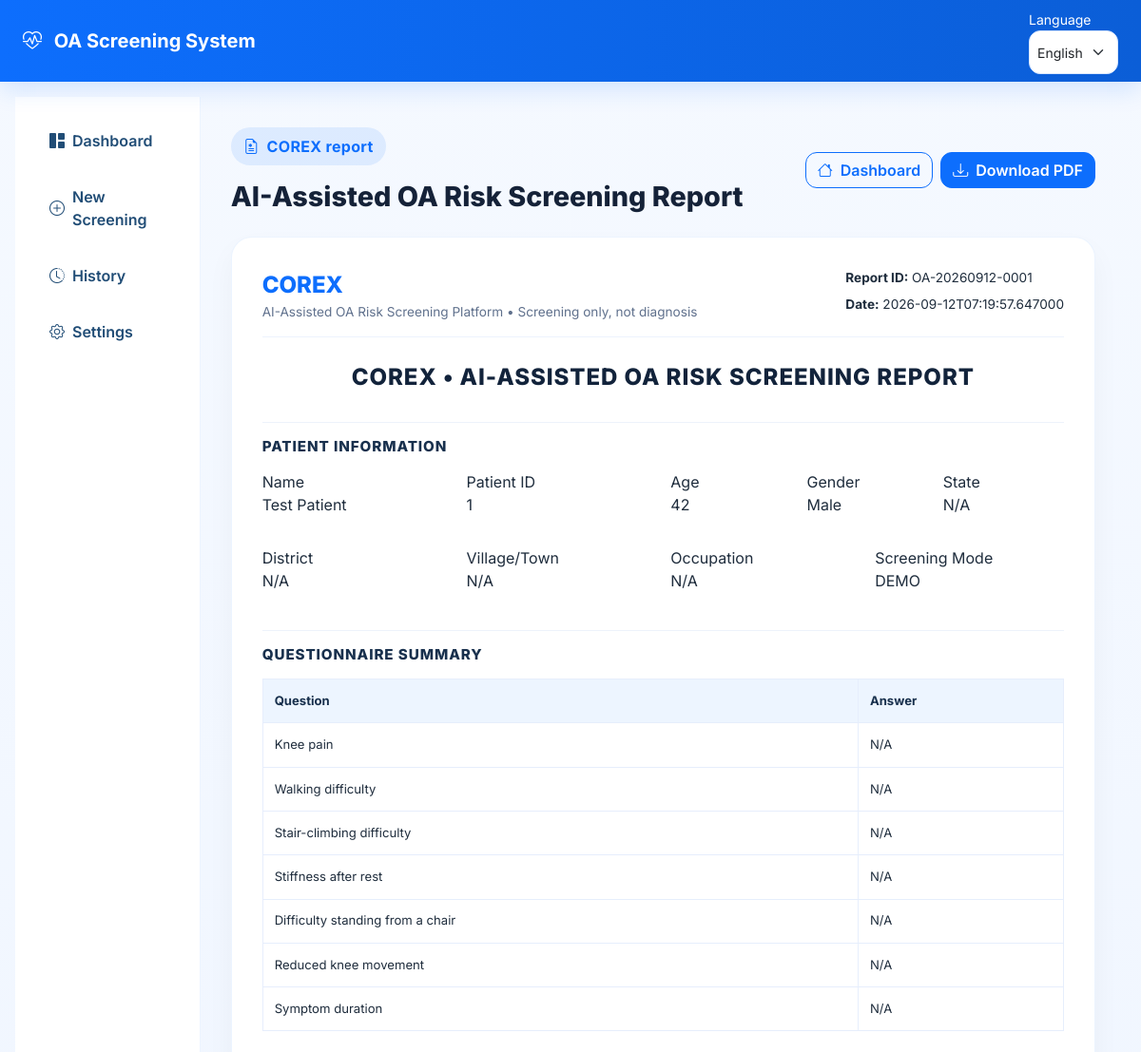
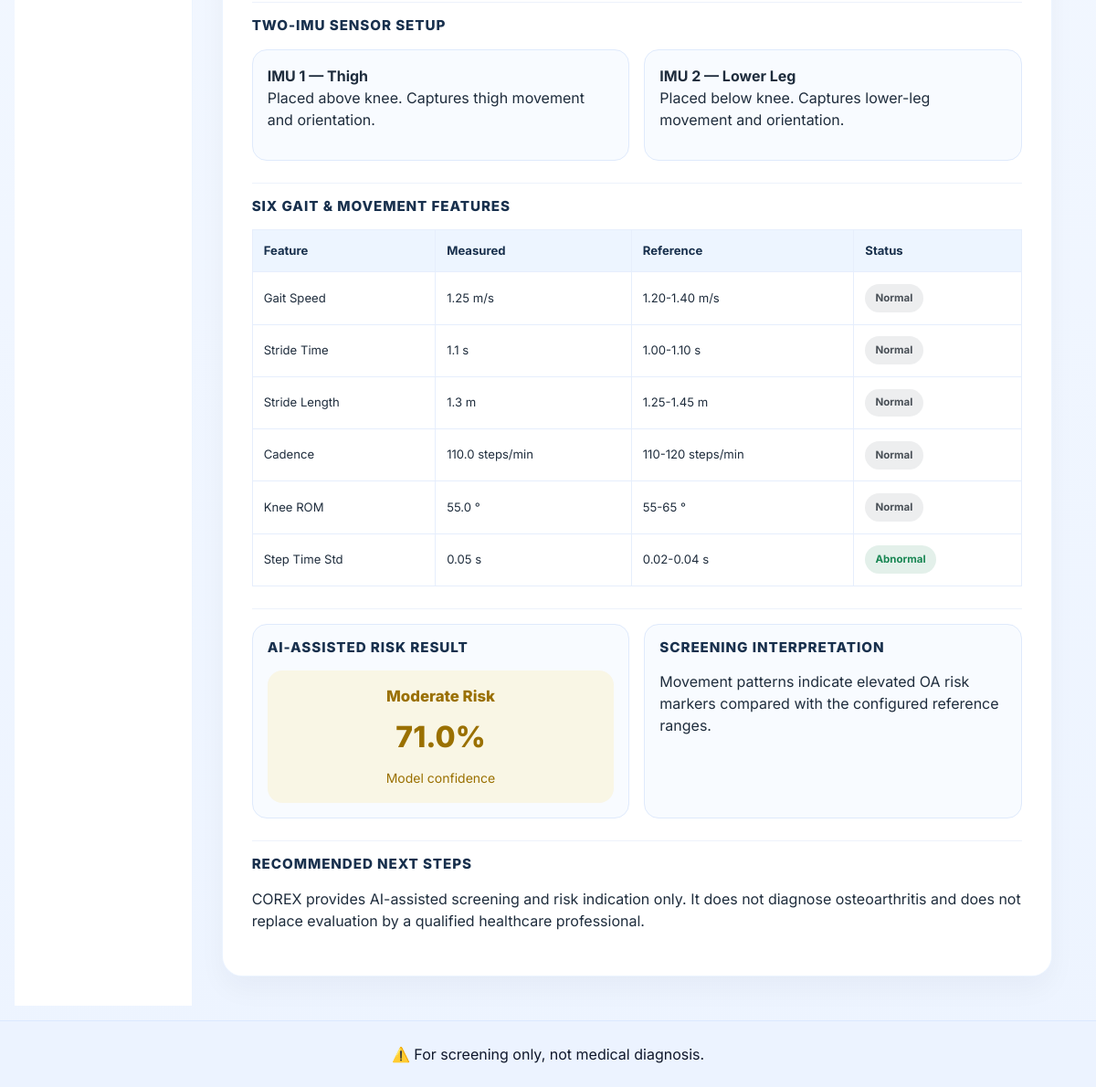
The page /report/ on the database its author committed (2 pictures, top to bottom).
### flask_app/models/report.py (models this page shows, shortened)
class Report(db.Model):
    __tablename__ = "reports"
    id = db.Column(db.Integer, primary_key=True)
    screening_id = db.Column(db.Integer, db.ForeignKey("screenings.id"), nullable=False, unique=True)
    report_id = db.Column(db.String(80), unique=True, nullable=False)
    pdf_path = db.Column(db.String(255), nullable=True)
    created_at = db.Column(db.DateTime, default=datetime.utcnow, nullable=False)
    screening = db.relationship("Screening", back_populates="report")

### flask_app/models/patient.py (models this page shows)
class Patient(db.Model):
    __tablename__ = "patients"
    id = db.Column(db.Integer, primary_key=True)
    name = db.Column(db.String(150), nullable=False)
    age = db.Column(db.Integer, nullable=True)
    gender = db.Column(db.String(50), nullable=True)
    phone = db.Column(db.String(50), nullable=True)
    email = db.Column(db.String(150), nullable=True)
    address = db.Column(db.Text, nullable=True)
    state = db.Column(db.String(100), nullable=True)
    district = db.Column(db.String(100), nullable=True)
    village_town = db.Column(db.String(100), nullable=True)
    occupation = db.Column(db.String(100), nullable=True)
    screening_date = db.Column(db.Date, nullable=True)
    screening_mode = db.Column(db.String(20), nullable=True)
    pain_level = db.Column(db.Integer, nullable=True)
    mobility = db.Column(db.String(80), nullable=True)
    medical_history = db.Column(db.Text, nullable=True)
    knee_pain = db.Column(db.String(20), nullable=True)
    walking_difficulty = db.Column(db.String(20), nullable=True)
    stair_climbing_difficulty = db.Column(db.String(20), nullable=True)
    stiffness_after_rest = db.Column(db.String(20), nullable=True)
    chair_standing_difficulty = db.Column(db.String(20), nullable=True)
    reduced_knee_movement = db.Column(db.String(20), nullable=True)
    symptom_duration = db.Column(db.String(50), nullable=True)
    created_at = db.Column(db.DateTime, default=datetime.utcnow, nullable=False)
    screenings = db.relationship("Screening", back_populates="patient", cascade="all, delete-orphan")
    @property
    def patient_id(self) -> str:
        return str(self.id)
    def to_dict(self) -> dict:
        return {
            "id": self.id,
            "patient_id": self.patient_id,
            "name": self.name,
            "age": self.age,
            "gender": self.gender,
            "phone": self.phone,
            "email": self.email,
            "address": self.address,
            "state": self.state,
            "district": self.district,
            "village_town": self.village_town,
            "occupation": self.occupation,
            "screening_date": self.screening_date.isoformat() if self.screening_date else None,
            "screening_mode": self.screening_mode,
            "pain_level": self.pain_level,
            "mobility": self.mobility,
            "medical_history": self.medical_history,
            "knee_pain": self.knee_pain,
            "walking_difficulty": self.walking_difficulty,
            "stair_climbing_difficulty": self.stair_climbing_difficulty,
            "stiffness_after_rest": self.stiffness_after_rest,
            "chair_standing_difficulty": self.chair_standing_difficulty,
            "reduced_knee_movement": self.reduced_knee_movement,
            "symptom_duration": self.symptom_duration,
            "created_at": self.created_at.isoformat() if self.created_at else None,
        }

### flask_app/models/screening.py (models this page shows, shortened)
class Screening(db.Model):
    __tablename__ = "screenings"
    id = db.Column(db.Integer, primary_key=True)
    patient_id = db.Column(db.Integer, db.ForeignKey("patients.id"), nullable=False)
    mode = db.Column(db.String(20), nullable=False, default="LIVE")
    gait_speed = db.Column(db.Float, nullable=False)
    stride_time = db.Column(db.Float, nullable=False)
    stride_length = db.Column(db.Float, nullable=False)
    cadence = db.Column(db.Float, nullable=False)
    knee_rom = db.Column(db.Float, nullable=False)
    step_time_std = db.Column(db.Float, nullable=False)
    risk_class = db.Column(db.Integer, nullable=False)
    risk_label = db.Column(db.String(50), nullable=False)
    confidence = db.Column(db.Float, nullable=False)
    timestamp = db.Column(db.DateTime, default=datetime.utcnow, nullable=False)
    patient = db.relationship("Patient", back_populates="screenings")
    report = db.relationship("Report", back_populates="screening", uselist=False, cascade="all, delete-orphan")

### flask_app/routes/report_routes.py (the view)
@report_bp.route("/report")
@report_bp.route("/report/")
def report_index():
    screening = Screening.query.order_by(Screening.timestamp.desc()).first()
    if screening is None:
        return render_template("report.html", report={}, patient={}, prediction={}, feature_analysis=[], report_id="OA-DEMO", language=session.get("language", "en"), languages=LANGUAGE_OPTIONS, translations=TRANSLATIONS.get(session.get("language", "en"), TRANSLATIONS["en"]))
    return view_report(screening.id)

### flask_app/templates/report.html
{% extends 'base.html' %} {% block content %}
<div class="report-page">
  <div
    class="d-flex justify-content-between align-items-center flex-wrap gap-3 mb-4"
  >
    <div>
      <span class="section-badge"
        ><i class="bi bi-file-earmark-medical me-2"></i>COREX report</span
      >
      <h1 class="page-title mt-3 mb-0">AI-Assisted OA Risk Screening Report</h1>
    </div>
    <div class="d-flex gap-2 flex-wrap">
      <a href="{{ url_for('main_bp.index') }}" class="btn btn-outline-primary"
        ><i class="bi bi-house me-2"></i>Dashboard</a
      >
      <a href="/report/{{ report_id }}/pdf" class="btn btn-primary"
        ><i class="bi bi-download me-2"></i>Download PDF</a
      >
    </div>
  </div>
  <article class="medical-report">
    <header class="report-header">
      <div>
        <div class="clinic-name">COREX</div>
        <div class="clinic-details">
          AI-Assisted OA Risk Screening Platform • Screening only, not diagnosis
        </div>
      </div>
      <div class="report-meta">
        <div><strong>Report ID:</strong> {{ report_id or 'N/A' }}</div>
        <div><strong>Date:</strong> {{ report.timestamp or 'N/A' }}</div>
      </div>
    </header>
    <div class="report-title">COREX • AI-ASSISTED OA RISK SCREENING REPORT</div>
    <section class="report-section">
      <h3>Patient Information</h3>
      <div class="row g-3">
        <div class="col-md-3">
          <label>Name</label>
          <p>{{ patient.name or 'Patient not available' }}</p>
        </div>
        <div class="col-md-3">
          <label>Patient ID</label>
          <p>{{ patient.patient_id or 'N/A' }}</p>
        </div>
        <div class="col-md-2">
          <label>Age</label>
          <p>{{ patient.age or 'N/A' }}</p>
        </div>
        <div class="col-md-2">
          <label>Gender</label>
          <p>{{ patient.gender or 'N/A' }}</p>
        </div>
        <div class="col-md-2">
          <label>State</label>
          <p>{{ patient.state or 'N/A' }}</p>
        </div>
        <div class="col-md-3">
          <label>District</label>
          <p>{{ patient.district or 'N/A' }}</p>
        </div>
        <div class="col-md-3">
          <label>Village/Town</label>
          <p>{{ patient.village_town or 'N/A' }}</p>
        </div>
        <div class="col-md-3">
          <label>Occupation</label>
          <p>{{ patient.occupation or 'N/A' }}</p>
        </div>
        <div class="col-md-3">
          <label>Screening Mode</label>
          <p>{{ screening.mode|default('LIVE') if screening else 'LIVE' }}</p>
        </div>
      </div>
    </section>
    <section class="report-section">
      <h3>Questionnaire Summary</h3>
      <div class="table-responsive">
        <table class="report-table">
          <thead>
            <tr>
              <th>Question</th>
              <th>Answer</th>
            </tr>
          </thead>
          <tbody>
            <tr>
              <td>Knee pain</td>
              <td>{{ patient.knee_pain or 'N/A' }}</td>
            </tr>
            <tr>
              <td>Walking difficulty</td>
              <td>{{ patient.walking_difficulty or 'N/A' }}</td>
            </tr>
            <tr>
              <td>Stair-climbing difficulty</td>
              <td>{{ patient.stair_climbing_difficulty or 'N/A' }}</td>
            </tr>
            <tr>
              <td>Stiffness after rest</td>
              <td>{{ patient.stiffness_after_rest or 'N/A' }}</td>
            </tr>
            <tr>
              <td>Difficulty standing from a chair</td>
              <td>{{ patient.chair_standing_difficulty or 'N/A' }}</td>
            </tr>
            <tr>
              <td>Reduced knee movement</td>
              <td>{{ patient.reduced_knee_movement or 'N/A' }}</td>
            </tr>
            <tr>
              <td>Symptom duration</td>
              <td>{{ patient.symptom_duration or 'N/A' }}</td>
            </tr>
          </tbody>
        </table>
      </div>
    </section>
    <section class="report-section">
      <h3>Two-IMU Sensor Setup</h3>
      <div class="row g-3">
        <div class="col-md-6">
          <div class="report-subsection">
            <strong>IMU 1 — Thigh</strong>
            <p>Placed above knee. Captures thigh movement and orientation.</p>
          </div>
        </div>
        <div class="col-md-6">
          <div class="report-subsection">
            <strong>IMU 2 — Lower Leg</strong>
            <p>
              Placed below knee. Captures lower-leg movement and orientation.
            </p>
          </div>
        </div>
      </div>
    </section>
    <section class="report-section">
      <h3>Six Gait & Movement Features</h3>
      <div class="table-responsive">
        <table class="report-table">
          <thead>
            <tr>
              <th>Feature</th>
              <th>Measured</th>
              <th>Reference</th>
              <th>Status</th>
            </tr>
          </thead>
          <tbody>
            {% if feature_analysis %} {% for item in feature_analysis %}
            <tr>
              <td>{{ item.label or item.feature }}</td>
              <td>{{ item.value }} {{ item.unit }}</td>
              <td>{{ item.normal_range }}</td>
              <td>
                <span
                  class="risk-pill risk-{{ 'low' if item.status == 'abnormal' else 'normal' }}"
                  >{{ 'Abnormal' if item.status == 'abnormal' else 'Normal'
                  }}</span
                >
              </td>
            </tr>
            {% endfor %} {% else %}
            <tr>
              <td colspan="4" class="text-center text-muted py-3">
                No feature data available for this screening yet.
              </td>
            </tr>
            {% endif %}
          </tbody>
        </table>
      </div>
    </section>
    <section class="report-section two-col">
      <div class="report-subsection">
        <h4>AI-Assisted Risk Result</h4>
        <div
          class="risk-box risk-{{ prediction.label.lower().replace(' ', '-') if prediction and prediction.label else 'moderate-risk' }}"
        >
          <div class="risk-box-title">
            {{ prediction.label or 'Awaiting assessment' }}
          </div>
          <div class="risk-box-value">
            {{ ((prediction.confidence * 100) if prediction and
            prediction.confidence else 0) | round(1) }}%
          </div>
          <small>Model confidence</small>
        </div>
      </div>
      <div class="report-subsection">
        <h4>Screening Interpretation</h4>
        <p>
          Movement patterns indicate elevated OA risk markers compared with the
          configured reference ranges.
        </p>
      </div>
    </section>
    <section class="report-section">
      <h3>Recommended Next Steps</h3>
      <p>
        COREX provides AI-assisted screening and risk indication only. It does
        not diagnose osteoarthritis and does not replace evaluation by a
        qualified healthcare professional.
      </p>
    </section>
  </article>
</div>
{% endblock %}

### flask_app/templates/base.html (shortened to what this page needs)
<!doctype html>
<html lang="en">
  <head>
    <link
      href="https://cdn.jsdelivr.net/npm/bootstrap@5.3.3/dist/css/bootstrap.min.css"
      rel="stylesheet"
    />
    <link
      rel="stylesheet"
      href="https://cdn.jsdelivr.net/npm/bootstrap-icons@1.11.3/font/bootstrap-icons.min.css"
    />
    <link
      rel="stylesheet"
      href="{{ url_for('static', filename='css/style.css') }}"
    />
  </head>
  <body>
    <nav class="navbar navbar-expand-lg navbar-dark medical-navbar">
      <div class="container-fluid px-3 px-lg-4">
        <a class="navbar-brand fw-bold" href="{{ url_for('main_bp.index') }}">
          <i class="bi bi-heart-pulse me-2"></i>
          {{ translations.get('app_title', 'OA Screening System') }}
        </a>
        <div class="ms-auto d-flex align-items-center gap-3">
          <div class="language-group">
            <label
              for="languageSelect"
              class="form-label text-white small me-2 mb-0"
              >{{ translations.get('language', 'Language') }}</label
            >
            <select id="languageSelect" class="form-select form-select-sm">
              <option value="en">English</option>
            </select>
          </div>
        </div>
      </div>
    </nav>
    <div class="container-fluid px-3 px-lg-4 py-3">
      <div class="row g-3 align-items-stretch">
        <aside class="col-lg-2 sidebar-col">
          <div class="sidebar-menu">
            <a
              href="{{ url_for('main_bp.index') }}"
              class="nav-link-item {% if request.path == '/' %}active{% endif %}"
            >
              <i class="bi bi-grid-1x2-fill me-2"></i>Dashboard
            </a>
            <a
              href="{{ url_for('main_bp.register_patient') }}"
              class="nav-link-item {% if request.path.startswith('/register') %}active{% endif %}"
            >
              <i class="bi bi-plus-circle me-2"></i>New Screening
            </a>
            <a
              href="{{ url_for('main_bp.history_page') }}"
              class="nav-link-item {% if request.path == '/history' %}active{% endif %}"
            >
              <i class="bi bi-clock-history me-2"></i>History
            </a>
            <a
              href="{{ url_for('main_bp.settings_page') }}"
              class="nav-link-item {% if request.path == '/settings' %}active{% endif %}"
            >
              <i class="bi bi-gear me-2"></i>Settings
            </a>
          </div>
        </aside>
        <main class="col-lg-10 main-panel">
           {% block content %}{% endblock
          %}
        </main>
      </div>
    </div>
    <footer class="medical-footer">
      <div class="container py-4 text-center">
        <p class="mb-0">⚠️ For screening only, not medical diagnosis.</p>
      </div>
    </footer>
  </body>
</html>

### rows shown on the page
Report: report "OA-20260912-0001"
Patient: name "Test Patient", gender "Male"
Screening: mode "DEMO", label "Gait Speed", value "1.25", unit "m/s", normal_range "1.20-1.40 m/s", status "Normal", label "Stride Time", value "1.1", unit "s", normal_range "1.00-1.10 s", label "Stride Length", value "1.3", unit "m", normal_range "1.25-1.45 m", label "Cadence", value "110.0", unit "steps/min", normal_range "110-120 steps/min", label "Knee ROM", value "55.0", unit "°", normal_range "55-65 °", label "Step Time Std", value "0.05", normal_range "0.02-0.04 s", status "Abnormal", risk_label "Moderate Risk", confidence "71.0"

### other values the page prints
{{ translations.get('app_title', 'OA Screening System') }} "OA Screening System"
{{ translations.get('language', 'Language') }} "Language"
{{ report.timestamp or 'N/A' }} "2026-09-12T07:19:57.647000"
{{ patient.patient_id or 'N/A' }} "1"
{{ patient.age or 'N/A' }} "42"
{{ patient.state or 'N/A' }} "N/A"
{{ patient.district or 'N/A' }} "N/A"
{{ patient.village_town or 'N/A' }} "N/A"
{{ patient.occupation or 'N/A' }} "N/A"
{{ patient.knee_pain or 'N/A' }} "N/A"
{{ patient.walking_difficulty or 'N/A' }} "N/A"
{{ patient.stair_climbing_difficulty or 'N/A' }} "N/A"
{{ patient.stiffness_after_rest or 'N/A' }} "N/A"
{{ patient.chair_standing_difficulty or 'N/A' }} "N/A"
{{ patient.reduced_knee_movement or 'N/A' }} "N/A"
